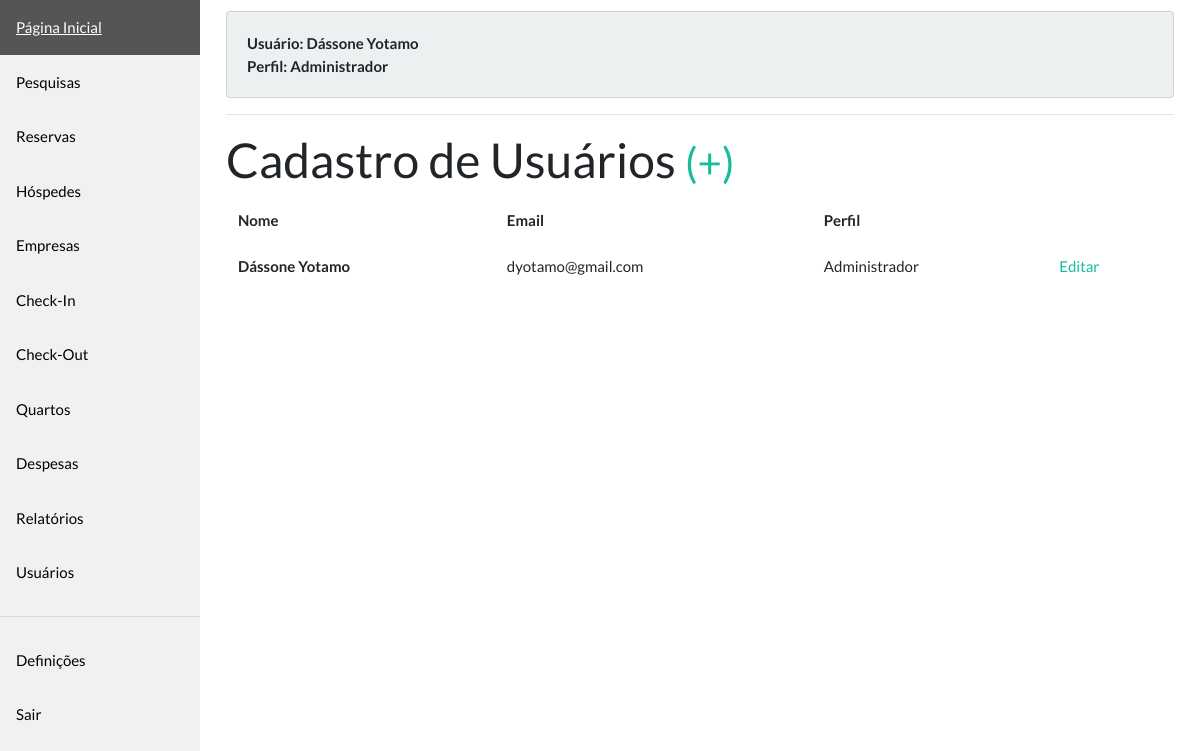
/users/ (signed in), run on an earlier commit of the app's database.
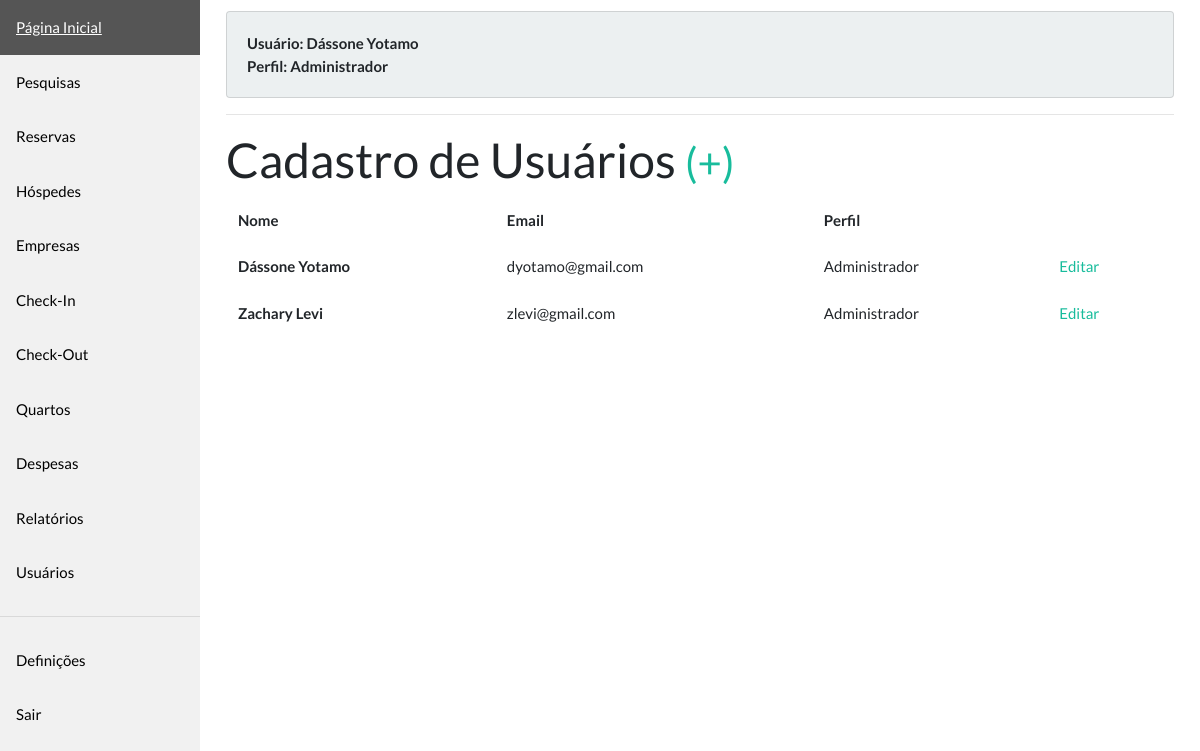
And on a later commit of the database.
### models.py (models this page shows)
class BaseModel(Model):
    class Meta:
        database = db

class User(BaseModel, UserMixin):
    name = CharField(max_length=255)
    email = CharField(max_length=255, unique=True)
    profile = CharField(max_length=50, choices=PROFILES)
    password = CharField(max_length=255)
    created_at = DateTimeField(default=datetime.now())
    updated_at = DateTimeField(null=True)
    created_by = ForeignKeyField('self', column_name='created_by', null=True)
    updated_by = ForeignKeyField('self',  column_name='updated_by', null=True)
    def get_profile_label(self):
        return dict(PROFILES)[self.profile]

### views/users.py (the view)
@users.route('/', methods=['GET'])
@login_required
@allowed_profile(['admin'])
def user_index():
    return render_template('users/index.html', users=get_all(User))

### app.py (called while the page is built)
@login_manager.user_loader
def load_user(user_id):
    return get(User, user_id)

### dao.py (called while the page is built)
def get(model: Type, id: int) -> Model:
    try:
        return model.get(id)
    except model.DoesNotExist:
        raise abort(404)

def get_all(model: Type) -> ModelSelect:
    return model.select()

### utils/security.py (called while the page is built)
    def __call__(self, func):
        @wraps(func)
        def wrapped_func(*args, **kwargs):
            user_authed = current_user.is_authenticated
            if user_authed and current_user.profile in self.profiles:
                return func(*args, **kwargs)
            raise abort(403)
        return wrapped_func

### templates/users/index.html
{% extends "layout/base.html" %}
{% block content %}
<div>
    <h1>Cadastro de Usuários <small><a href="{{ url_for('users.user_new') }}">(+)</small></a></h1>
    {% if users %}
    <div class="table-responsive">
        <table class="table table-borderless">
            <thead>
                <tr>
                    <th scope="col">Nome</th>
                    <th scope="col">Email</th>
                    <th scope="col">Perfil</th>
                    <th scope="col"></th>
                </tr>
            </thead>
            <tbody>
                {% for user in users %}
                <tr>
                    <th scope="row">{{ user.name }}</th>
                    <td>{{ user.email }}</td>
                    <td>{{ user.get_profile_label() }}</td>
                    <td><a href="{{ url_for('users.user_edit', user_id=user.id) }}">Editar</a></td>
                </tr>
                {% endfor %}
            </tbody>
        </table>
    </div>
    {% endif %}
</div>
{% endblock %}

### templates/layout/base.html (shortened to what this page needs)
<!doctype html>
<html lang="en">
<head>
    <link rel="stylesheet" href="{{ url_for('static', filename='styles.css') }}">
    <link rel="stylesheet" href="https://stackpath.bootstrapcdn.com/bootswatch/4.5.0/flatly/bootstrap.min.css"
>
</head>
<body>
    <div class="sidebar">
        <a href="{{ url_for('index') }}">Página Inicial</a>
        {% if current_user.profile in ('receptionist', 'manager', 'admin') %}
        <a href="#">Pesquisas</a>
        {% endif %}
        {% if current_user.profile in ('receptionist', 'manager', 'admin') %}
        <a href="#">Reservas</a>
        {% endif %}
        {% if current_user.profile in ('receptionist', 'manager', 'admin') %}
        <a href="{{ url_for('guests.guest_index') }}">Hóspedes</a>
        {% endif %}
        {% if current_user.profile in ('receptionist', 'manager', 'admin') %}
        <a href="{{ url_for('companies.company_index') }}">Empresas</a>
        {% endif %}
        {% if current_user.profile in ('receptionist', 'manager', 'admin') %}
        <a href="#">Check-In</a>
        {% endif %}
        {% if current_user.profile in ('receptionist', 'manager', 'admin') %}
        <a href="#">Check-Out</a>
        {% endif %}
        {% if current_user.profile in ('receptionist', 'manager', 'admin') %}
        <a href="{{ url_for('rooms.room_index') }}">Quartos</a>
        {% endif %}
        {% if current_user.profile in ('receptionist', 'manager', 'admin') %}
        <a href="#">Despesas</a>
        {% endif %}
        {% if current_user.profile in ('receptionist', 'manager', 'admin') %}
        <a href="#">Relatórios</a>
        {% endif %}
        {% if current_user.profile in ('admin') %}
        <a href="{{ url_for('users.user_index') }}">Usuários</a>
        {% endif %}
        <hr />
        {% if current_user.profile in ('receptionist', 'manager', 'admin') %}
        <a href="#">Definições</a>
        <a href="{{ url_for('logout') }}">Sair</a>
        {% endif %}
    </div>
    <div class="content">
        <div style="padding: 10px">
            <div class="card card-body bg-light" style="font-weight: bold">
                <div>
                    Usuário: {{ current_user.name.title() }}
                </div>
                <div>
                    Perfil: {{ current_user.get_profile_label() }}
                </div>
            </div>
            <hr />
            {% block content %}
            {% endblock %}
        </div>
    </div>
</body>
</html>

### static/styles.css (style rules this page uses)
.sidebar { margin: 0; padding: 0; width: 200px; background-color: #f1f1f1; position: fixed; height: 100%; overflow: auto; }
.sidebar a { display: block; color: black; padding: 16px; text-decoration: none; }
div.content { margin-left: 200px; padding: 1px 16px; height: 1000px; }

What changed in the data, as far as the page shows it:
added User: name "Zachary Levi", email "zlevi@gmail.com", get_profile_label "Administrador"
